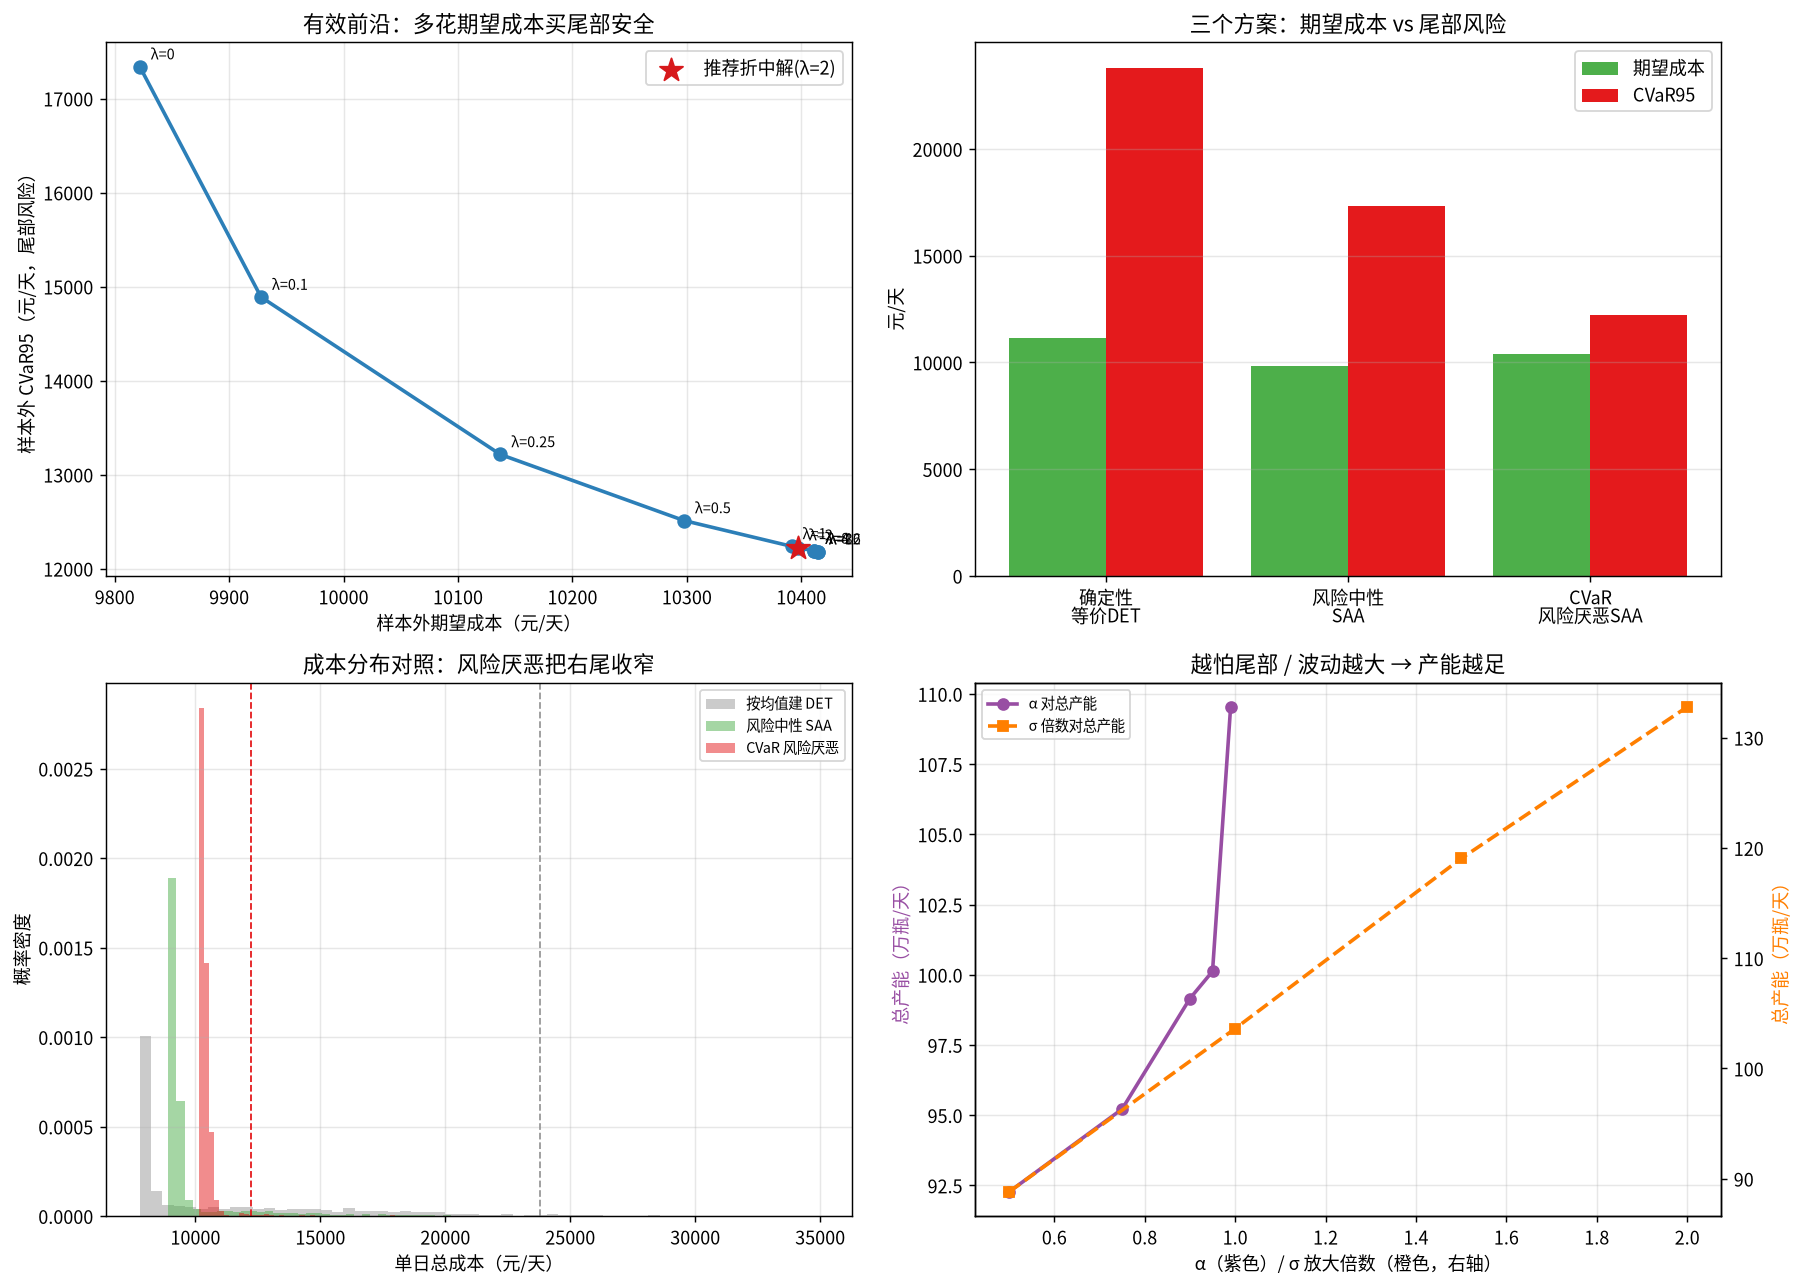

Source code (Python):
# -*- coding: utf-8 -*-
"""
subject: mathematical-modeling
level:   L6 优化模型 / 随机优化（风险厌恶两阶段随机规划 + CVaR）
anchor:  Day29 —— 接 Day28 两阶段随机规划(Two-Stage SP + SAA)、Day27 报童、Day18 MDP
goal:    回答"既要省钱，又要避免最坏局面把公司打穿"这个决策——
        用 CVaR (Conditional Value-at-Risk) 把"尾部风险"显式写进目标，
        在"期望成本最小(风险中性)"与"95% 最坏场景平均也不许太惨(风险厌恶)"之间
        扫出一条有效前沿，并回答：多花多少钱能买来多少尾部安全？

场景：一家区域乳企在 3 城扩张，先建日产能（建完不改，here-and-now），
      需求揭晓后再跨城调货/应急外购（recourse）。
      与 Day28 同一套数据，但目标从"期望成本最小"升级为"CVaR 约束下的期望成本最小"。

运行：cd /home/ubuntu/Note && ./.venv/bin/python \
      "Mathematical_Modeling/08 - Python/daily/2026-09-27/cvar_two_stage_stochastic.py"
"""

import numpy as np
import matplotlib
matplotlib.use("Agg")
import matplotlib.pyplot as plt
from matplotlib import font_manager
from scipy.optimize import linprog
from scipy.stats import norm
import os
import time

# ---------- 中文字体（避免图中乱码） ----------
for _f in ["Noto Sans CJK SC", "Noto Sans CJK JP", "WenQuanYi Zen Hei"]:
    try:
        font_manager.findfont(_f, fallback_to_default=False)
        plt.rcParams["font.sans-serif"] = [_f]
        break
    except Exception:
        continue
plt.rcParams["axes.unicode_minus"] = False

rng = np.random.default_rng(20260927)
OUT_DIR = os.path.dirname(os.path.abspath(__file__))

# ============================================================
# 0. 问题数据（与 Day28 同题，便于横向对照）
# ============================================================
CITIES = ["城市A", "城市B", "城市C"]
N = 3
MU = np.array([30.0, 20.0, 25.0])          # 需求均值（万瓶/天）
SIGMA = np.array([9.0, 6.0, 7.5])          # 需求标准差
CAP_COST = np.array([100.0, 120.0, 95.0])  # 建产能成本（元/万瓶）

# 跨城调货成本 = 城间距 × 单位运费（A-B 40, A-C 60, B-C 35）
SHIP = np.array([
    [0.0, 40.0, 60.0],
    [40.0, 0.0, 35.0],
    [60.0, 35.0, 0.0],
])
P_EMERG = 600.0   # 应急外购单价（元/万瓶），真实量级的缺货代价


def sample_demand(n, sigma=None):
    """生成 n 个需求场景，shape (n, N)。sigma 缺省用全局 SIGMA。"""
    s = SIGMA if sigma is None else sigma
    return rng.normal(MU, s, size=(n, N))


# ============================================================
# 1. 第二阶段：给定产能 y 与需求 d，求最小补救成本 Q(y, d)
#    变量: t[j,i] 从 j 调到 i 的量(j≠i), u[i] 应急外购量
# ============================================================
def recourse_cost(y, d, return_plan=False):
    """第二阶段调货 LP。约束：本地产能 + 调入 − 外调 + 应急 >= 需求。"""
    nv = N * N + N          # t 占 N*N, u 占 N
    c = np.zeros(nv)
    for j in range(N):
        for i in range(N):
            if i != j:
                c[j * N + i] = SHIP[j, i]
    for i in range(N):
        c[N * N + i] = P_EMERG

    # 供货满足约束 (N 条): -sum_j t[j,i] + sum_j t[i,j] - u[i] <= -d[i] + y[i]
    A_ub = np.zeros((N, nv))
    b_ub = np.zeros(N)
    for i in range(N):
        for j in range(N):
            if i != j:
                A_ub[i, j * N + i] = -1.0   # 从 j 调入 i（增加 i 供给）
                A_ub[i, i * N + j] = +1.0   # 从 i 调出 j（减少 i 供给）
        A_ub[i, N * N + i] = -1.0           # 应急外购增加供给
        b_ub[i] = -d[i] + y[i]              # 补给缺口 = 需求 - 本地产能

    res = linprog(c, A_ub=A_ub, b_ub=b_ub,
                  bounds=[(0, None)] * nv, method="highs")
    if not res.success:
        raise RuntimeError("第二阶段 LP 求解失败: " + res.message)
    if return_plan:
        return res.fun, res.x
    return res.fun


def evaluate_policy(y, D):
    """在场景集 D 上评估第一阶段决策 y 的每个场景总成本（建产能 + 补救）。"""
    build = float(CAP_COST @ y)
    rec = np.array([recourse_cost(y, D[k]) for k in range(D.shape[0])])
    return build + rec          # 每个场景的总成本向量


# ============================================================
# 2. SAA 场景展开：把两阶段并成一个大的确定性等价 LP
#    变量 = y(N) + 每场景的 t(N*N) + u(N)
# ============================================================
def solve_saa(D, risk=None, alpha=0.95, lam=0.0):
    """
    在场景集 D 上求第一阶段产能 y。

    risk=None          -> 风险中性：min 期望总成本
    risk="cvar_lp"     -> 风险厌恶：min 期望成本 + lam * CVaR_alpha(总成本)
                          （Rockafellar-Uryasev 线性化：CVaR = min_eta eta +
                           (1/((1-alpha)S)) sum s_k,  s_k >= 成本_k - eta, s_k>=0）

    返回 (y, info_dict)
    """
    S = D.shape[0]
    ny, nt = N, N * N
    # 变量布局: [y(N), t0(N*N), u0(N), t1,..., eta, s0..s_{S-1}]
    n_main = N + S * (nt + N)
    use_cvar = risk == "cvar_lp"
    nv = n_main + (1 + S if use_cvar else 0)
    c = np.zeros(nv)

    # 目标：建产能成本 + 场景平均补救成本
    c[:N] = CAP_COST
    for k in range(S):
        base = N + k * (nt + N)
        for j in range(N):
            for i in range(N):
                if i != j:
                    c[base + j * N + i] = SHIP[j, i] / S
        for i in range(N):
            c[base + nt + i] = P_EMERG / S

    if use_cvar:
        eta_idx = n_main
        s_idx0 = n_main + 1
        c[eta_idx] = lam
        c[s_idx0:s_idx0 + S] = lam / ((1 - alpha) * S)

    A_ub, b_ub = [], []
    # 每场景的供货满足约束
    for k in range(S):
        base = N + k * (nt + N)
        A = np.zeros((N, nv))
        for i in range(N):
            for j in range(N):
                if i != j:
                    A[i, base + j * N + i] = -1.0   # 从 j 调入 i（增加 i 供给）
                    A[i, base + i * N + j] = +1.0   # 从 i 调出 j（减少 i 供给）
            A[i, base + nt + i] = -1.0              # 应急外购增加供给
            A[i, i] = -1.0                          # 本地产能 y_i 提供供给
            b_ub.append(-D[k, i])                   # 供给 >= 需求
        A_ub.append(A)

    if use_cvar:
        # s_k >= 总成本_k - eta  =>  (成本_k - eta) - s_k <= 0
        for k in range(S):
            base = N + k * (nt + N)
            A = np.zeros((1, nv))
            A[0, :N] = CAP_COST                 # 建产能成本 (每场景相同)
            for j in range(N):
                for i in range(N):
                    if i != j:
                        A[0, base + j * N + i] = SHIP[j, i]
            for i in range(N):
                A[0, base + nt + i] = P_EMERG
            A[0, eta_idx] = -1.0
            A[0, s_idx0 + k] = -1.0
            A_ub.append(A)
            b_ub.append(0.0)

    A_ub = np.vstack(A_ub)
    bounds = [(0, None)] * nv
    res = linprog(c, A_ub=A_ub, b_ub=b_ub, bounds=bounds, method="highs")
    if not res.success:
        raise RuntimeError("SAA 主问题求解失败: " + res.message)

    y = res.x[:N]
    info = {"obj": res.fun, "success": res.success}
    if use_cvar:
        info["eta"] = res.x[n_main]
        info["cvar_in_sample"] = res.x[n_main] + res.x[n_main + 1: n_main + 1 + S].sum() / ((1 - alpha) * S)
    return y, info


# ============================================================
# 3. 风险度量：样本 CVaR
# ============================================================
def cvar(costs, alpha=0.95):
    """样本 CVaR_alpha（最差 (1-alpha) 尾部的平均成本）。"""
    q = np.quantile(costs, alpha)          # VaR 分位点
    tail = costs[costs >= q]
    return float(tail.mean()), float(q)


# ============================================================
# 4. 主流程
# ============================================================
print("=" * 68)
print("Day29 · CVaR 风险厌恶两阶段随机规划")
print("=" * 68)

S_TRAIN, S_TEST = 300, 2000
D_train = sample_demand(S_TRAIN)
D_test = sample_demand(S_TEST)

# --- 4.1 风险中性 SAA（Day28 的复现，作为基线）---
t0 = time.time()
y_risk_neutral, _ = solve_saa(D_train, risk=None)
cost_rn = evaluate_policy(y_risk_neutral, D_test)
mean_rn, var_rn = cost_rn.mean(), np.quantile(cost_rn, 0.95)
cvar_rn, _ = cvar(cost_rn, 0.95)
print(f"\n[风险中性 SAA] y* = {np.round(y_risk_neutral, 2)}  总产能 {y_risk_neutral.sum():.2f}")
print(f"  样本外期望成本 {mean_rn:,.2f} 元/天 | VaR95 {var_rn:,.2f} | CVaR95 {cvar_rn:,.2f}")

# --- 4.2 确定性等价：按需求均值建（DET 基线）---
y_det = MU.copy()
cost_det = evaluate_policy(y_det, D_test)
mean_det, var_det = cost_det.mean(), np.quantile(cost_det, 0.95)
cvar_det, _ = cvar(cost_det, 0.95)
print(f"\n[确定性等价 DET(按均值)] y = {y_det}  总产能 {y_det.sum():.2f}")
print(f"  样本外期望成本 {mean_det:,.2f} | VaR95 {var_det:,.2f} | CVaR95 {cvar_det:,.2f}")

# --- 4.3 扫 lam，生成"期望成本 vs CVaR"有效前沿 ---
lams = [0.0, 0.1, 0.25, 0.5, 1.0, 2.0, 4.0, 8.0, 16.0, 32.0]
frontier = []
for lam in lams:
    if lam == 0.0:
        y = solve_saa(D_train, risk=None)[0]
    else:
        y, _ = solve_saa(D_train, risk="cvar_lp", alpha=0.95, lam=lam)
    costs = evaluate_policy(y, D_test)
    m, cv = costs.mean(), cvar(costs, 0.95)[0]
    frontier.append((lam, y.copy(), m, cv))
    print(f"  lam={lam:5.1f}  y={np.round(y,2)}  总产能{y.sum():5.2f}  "
          f"期望{m:,.1f}  CVaR95 {cv:,.1f}")

# --- 4.4 最优风险厌恶解（选取 CVaR 收益最大的一个 lam）---
# 以"每亿元期望成本的 CVaR 削减"为准，人工选一个折中点 lam=2.0 作展示
y_cvar, info_cvar = solve_saa(D_train, risk="cvar_lp", alpha=0.95, lam=2.0)
cost_cvar = evaluate_policy(y_cvar, D_test)
mean_cvar, var_cvar = cost_cvar.mean(), np.quantile(cost_cvar, 0.95)
cvar_cvar, _ = cvar(cost_cvar, 0.95)
print(f"\n[风险厌恶 SAA (lam=2, alpha=0.95)] y* = {np.round(y_cvar,2)}  总产能 {y_cvar.sum():.2f}")
print(f"  样本外期望成本 {mean_cvar:,.2f} | VaR95 {var_cvar:,.2f} | CVaR95 {cvar_cvar:,.2f}")

# --- 4.5 尾部对照：三个方案在"最惨 5% 场景"的表现 ---
print("\n" + "-" * 68)
print(f"{'方案':<22}{'总产能':>8}{'期望成本':>12}{'VaR95':>11}{'CVaR95':>11}")
for name, y in [("确定性等价 DET", y_det),
                ("风险中性 SAA", y_risk_neutral),
                ("CVaR 风险厌恶 SAA", y_cvar)]:
    cs = evaluate_policy(y, D_test)
    print(f"{name:<22}{y.sum():>8.2f}{cs.mean():>12,.1f}"
          f"{np.quantile(cs,0.95):>11,.1f}{cvar(cs,0.95)[0]:>11,.1f}")

d_mean = mean_cvar - mean_rn
d_cvar = cvar_rn - cvar_cvar
print(f"\n风险厌恶 vs 风险中性：期望成本 +{d_mean:,.1f} 元/天，"
      f"但 CVaR95 降 {d_cvar:,.1f} 元/天")
ratio = cvar_det - cvar_cvar
print(f"风险厌恶 vs 按均值建：CVaR95 降 {ratio:,.1f} 元/天，"
      f"尾部风险 {(cvar_det-cvar_cvar)/cvar_det*100:.1f}% 被消掉")

# --- 4.6 敏感性 A：alpha 变大（越怕尾部）产能怎么变 ---
print("\n[敏感性A] 置信水平 alpha 对决策的影响")
alpha_rows = []
for a in [0.50, 0.75, 0.90, 0.95, 0.99]:
    y, _ = solve_saa(D_train, risk="cvar_lp", alpha=a, lam=2.0)
    cs = evaluate_policy(y, D_test)
    alpha_rows.append((a, y.copy(), y.sum(), cs.mean(), cvar(cs, a)[0]))
    print(f"  alpha={a:.2f}  总产能{y.sum():5.2f}  期望{cs.mean():,.1f}  "
          f"CVaR_{a:.2f} {cvar(cs,a)[0]:,.1f}")

# --- 4.7 敏感性 B：需求波动加大 ---
print("\n[敏感性B] 需求波动 σ 放大对总产能与 CVaR 的影响")
sig_rows = []
for scale in [0.5, 1.0, 1.5, 2.0]:
    sig_s = np.array([9.0, 6.0, 7.5]) * scale
    Dtr = sample_demand(S_TRAIN, sigma=sig_s)
    Dte = sample_demand(S_TEST, sigma=sig_s)
    y, _ = solve_saa(Dtr, risk="cvar_lp", alpha=0.95, lam=2.0)
    cs = evaluate_policy(y, Dte)
    sig_rows.append((scale, y.sum(), cs.mean(), cvar(cs, 0.95)[0]))
    print(f"  σ×{scale:.1f}  总产能{y.sum():5.2f}  期望{cs.mean():,.1f}  "
          f"CVaR95 {cvar(cs,0.95)[0]:,.1f}")

# ============================================================
# 5. 断言（自检）
# ============================================================
assert np.all(y_risk_neutral >= -1e-6), "产能必须非负"
assert np.all(y_cvar >= -1e-6), "产能必须非负"
# 风险厌恶：CVaR 更低（尾部更安全）
assert cvar_cvar <= cvar_rn + 1e-6, "风险厌恶解的 CVaR 不应高于风险中性"
# 风险厌恶通常要付出更高期望成本（或至少不低太多）
assert mean_cvar >= mean_rn - 1e-6, "风险厌恶不应比风险中性更省期望成本"
# 最怕尾巴的方案（alpha 更大）总产能不减少
assert alpha_rows[-1][2] >= alpha_rows[0][2] - 1e-6, "alpha 越大产能应越多"
# 波动越大产能越多
assert sig_rows[-1][1] >= sig_rows[0][1] - 1e-6, "波动越大产能应越多"
# CVaR >= 期望成本（尾部一定不比平均乐观）
assert cvar_rn >= mean_rn - 1e-6 and cvar_cvar >= mean_cvar - 1e-6, "CVaR>=均值"
# 有效前沿：lam 越大 CVaR 越低（允许极小数值波动）
assert frontier[-1][3] <= frontier[0][3] + 1e-6, "lam 越大尾部风险应越低"
print("\n[断言] 全部通过 ✓")

# ============================================================
# 6. 画图
# ============================================================
fig, axes = plt.subplots(2, 2, figsize=(14, 10))

# 左上：有效前沿（期望成本 vs CVaR）
ax = axes[0, 0]
ms = [f[2] for f in frontier]
cvs = [f[3] for f in frontier]
ax.plot(ms, cvs, "o-", color="#2c7fb8", lw=2, ms=7)
for lam, yy, m, cv in frontier:
    ax.annotate(f"λ={lam:g}", (m, cv), textcoords="offset points",
                xytext=(6, 4), fontsize=8)
ax.scatter([mean_cvar], [cvar_cvar], s=180, marker="*",
           color="#d7191c", zorder=5, label="推荐折中解(λ=2)")
ax.set_xlabel("样本外期望成本（元/天）")
ax.set_ylabel("样本外 CVaR95（元/天，尾部风险）")
ax.set_title("有效前沿：多花期望成本买尾部安全")
ax.legend()
ax.grid(alpha=0.3)

# 右上：三方案 CVaR 对照柱
ax = axes[0, 1]
names = ["确定性\n等价DET", "风险中性\nSAA", "CVaR\n风险厌恶SAA"]
vals_m = [mean_det, mean_rn, mean_cvar]
vals_c = [cvar_det, cvar_rn, cvar_cvar]
x = np.arange(3)
ax.bar(x - 0.2, vals_m, 0.4, label="期望成本", color="#4daf4a")
ax.bar(x + 0.2, vals_c, 0.4, label="CVaR95", color="#e41a1c")
ax.set_xticks(x); ax.set_xticklabels(names)
ax.set_ylabel("元/天")
ax.set_title("三个方案：期望成本 vs 尾部风险")
ax.legend(); ax.grid(alpha=0.3, axis="y")

# 左下：成本分布（三方案直方图）
ax = axes[1, 0]
for name, cs, col in [("按均值建 DET", cost_det, "#999999"),
                      ("风险中性 SAA", cost_rn, "#4daf4a"),
                      ("CVaR 风险厌恶", cost_cvar, "#e41a1c")]:
    ax.hist(cs, bins=60, alpha=0.5, label=name, color=col, density=True)
ax.axvline(cvar_det, color="#999999", ls="--", lw=1)
ax.axvline(cvar_cvar, color="#e41a1c", ls="--", lw=1)
ax.set_xlabel("单日总成本（元/天）")
ax.set_ylabel("概率密度")
ax.set_title("成本分布对照：风险厌恶把右尾收窄")
ax.legend(fontsize=8); ax.grid(alpha=0.3)

# 右下：敏感性（alpha 与 σ 对总产能）
ax = axes[1, 1]
alphas = [r[0] for r in alpha_rows]
cap_a = [r[2] for r in alpha_rows]
ax.plot(alphas, cap_a, "o-", color="#984ea3", lw=2, label="α 对总产能")
ax2 = ax.twinx()
scales = [r[0] for r in sig_rows]
cap_s = [r[1] for r in sig_rows]
ax2.plot(scales, cap_s, "s--", color="#ff7f00", lw=2, label="σ 倍数对总产能")
ax.set_xlabel("α（紫色）/ σ 放大倍数（橙色，右轴）")
ax.set_ylabel("总产能（万瓶/天）", color="#984ea3")
ax2.set_ylabel("总产能（万瓶/天）", color="#ff7f00")
ax.set_title("越怕尾部 / 波动越大 → 产能越足")
lines1, labels1 = ax.get_legend_handles_labels()
lines2, labels2 = ax2.get_legend_handles_labels()
ax.legend(lines1 + lines2, labels1 + labels2, fontsize=8, loc="upper left")
ax.grid(alpha=0.3)

plt.tight_layout()
png = os.path.join(OUT_DIR, "cvar_two_stage_stochastic.png")
plt.savefig(png, dpi=130, bbox_inches="tight")
print(f"\n图已保存: {png}")
print(f"总耗时 {time.time()-t0:.1f}s")
print("=" * 68)
